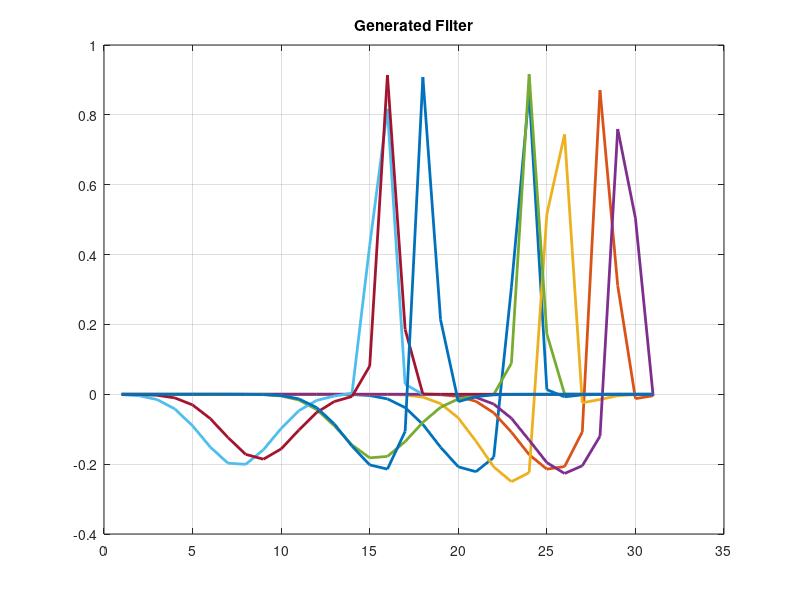

Write MATLAB code to recreate this figure. (Note: this script raises an error after producing the figure.)
% Different GLM settings for two arm forced choice (Nathan Schneider).
% Random data is generated for cluster activity (dimensionality reduced)
% and response (licking)
% 
% By Tomas Suarez Omedas - 08/18/2022

% Experimental setup:
%   Stim duration 1s
%   8 clusters from cells
%   Stim starts at frames 75
%   Stim presented for 30 frames

%% Setup
clear; close all; clc

nClusters   = 8;
nFrames     = 200; % frames per trial
nTrials     = 153;
nChoices    = 4;
nStims      = 9;

fs          = 30; % frame rate

firstFrame  = 75;
lastFrame   = 85;

cutIn       = 75:105; % frames of neural data fed into GLM
ntfilt      = length(cutIn); % Size of time filter

%% Set Figure
figure
set(gcf,'Color','w')


%% Generate AM noise stimulus
% Stimulus is amplitude modulated noise. Begins at frame 75 and lasts for
% 30 frames. Stimulus frames are nonzero integer and no-stim frames are
% zero
stims       = 1:nStims;
reps        = ones(size(stims))*nTrials/nStims;
stimOrder   = repelem(stims,reps);
stimOrder   = stimOrder(randperm(length(stimOrder)));
StimulusMat = zeros(nTrials,nFrames);
for n = 1:nTrials
    StimulusMat(n,firstFrame:lastFrame) = repelem(stimOrder(n),lastFrame-firstFrame+1);
end
% StimulusMat(:,firstFrame:lastFrame) = 1;
Stimulus    = reshape(StimulusMat',[1,nTrials*nFrames]);

paddedStim  = [zeros(1,ntfilt-1) , Stimulus];

plot(Stimulus(1:nFrames*5),'k','LineWidth',1.5)
title('Stimulus Waveform')
xlabel('Frames')
ylabel('Level (a.u.)')
grid on
axis tight


%% Create Clusters Activity (after dim reduction)
% first create prototypical shape for each cluster
shape = zeros(nClusters,nFrames);
for ii = 1:nClusters
    mu1     = firstFrame*0.8;
    mu2     = lastFrame*0.7;
    sigma1  = 0.5;
    sigma2  = 0.5;
    x       = (1:nFrames)';
    gauss1  = exp(-(x-mu1).^2/2/sigma1^2) * ii;
    gauss2  = 0.2*exp(-(x-mu2).^2/2/sigma2^2) * (nClusters-ii);
    shape(ii,:)   = gauss1+gauss2;
    shape(ii,:)   = shape(ii,:)/norm(shape);
end

% then make each trial's a function of the sound played
cResponse = zeros(nTrials,nFrames,nClusters); % cluster response
for ii = 1:nClusters
    randNoise = randn(nTrials,nFrames)*0.8;
    cResponse(:,:,ii) = shape(ii,:).*randNoise + 1./(stimOrder');
end
plot(cResponse(:,:,1)')

% Reshape Cluster Response as Design Matrix
% Design matrix is trials by timepoints*clusters
cResponse2  = cResponse(:,cutIn,:);
Xdsgn       = reshape(cResponse2,[nTrials,length(cutIn)*nClusters]);
imagesc(Xdsgn)
colorbar


%% Create Simulated Beta Weights
betaWeights = zeros(ntfilt,nClusters);
for ii = 1:nClusters
    mu1     = ntfilt - rand*ntfilt*0.5 - 0.5;
    mu2     = mu1 - rand*ntfilt*0.3 - 0.5;
    sigma1  = 0.5;
    sigma2  = 2;
    x       = (1:ntfilt)';
    gauss1  = exp(-(x-mu1).^2/2/sigma1^2);
    gauss2  = 0.2*exp(-(x-mu2).^2/2/sigma2^2);
    k       = gauss1-gauss2;
    k      = k/norm(k);
    betaWeights(:,ii)     = k;
end

plot(betaWeights,'LineWidth',2)
title('Generated Filter')
grid on

% reshape betaWeigths to match the design matrix
betas = reshape(betaWeights,[1,ntfilt*nClusters]);


%% Generate Response from Logistic function
instantRate = Xdsgn*betas';
instantProb = 1./(1+exp(-instantRate));
response    = binornd(1,instantProb);


%% Fit GLM to Data
logGLM  = glmfit(Xdsgn,response,'binomial');
const   = logGLM(1);
logGLM  = logGLM(2:end);

